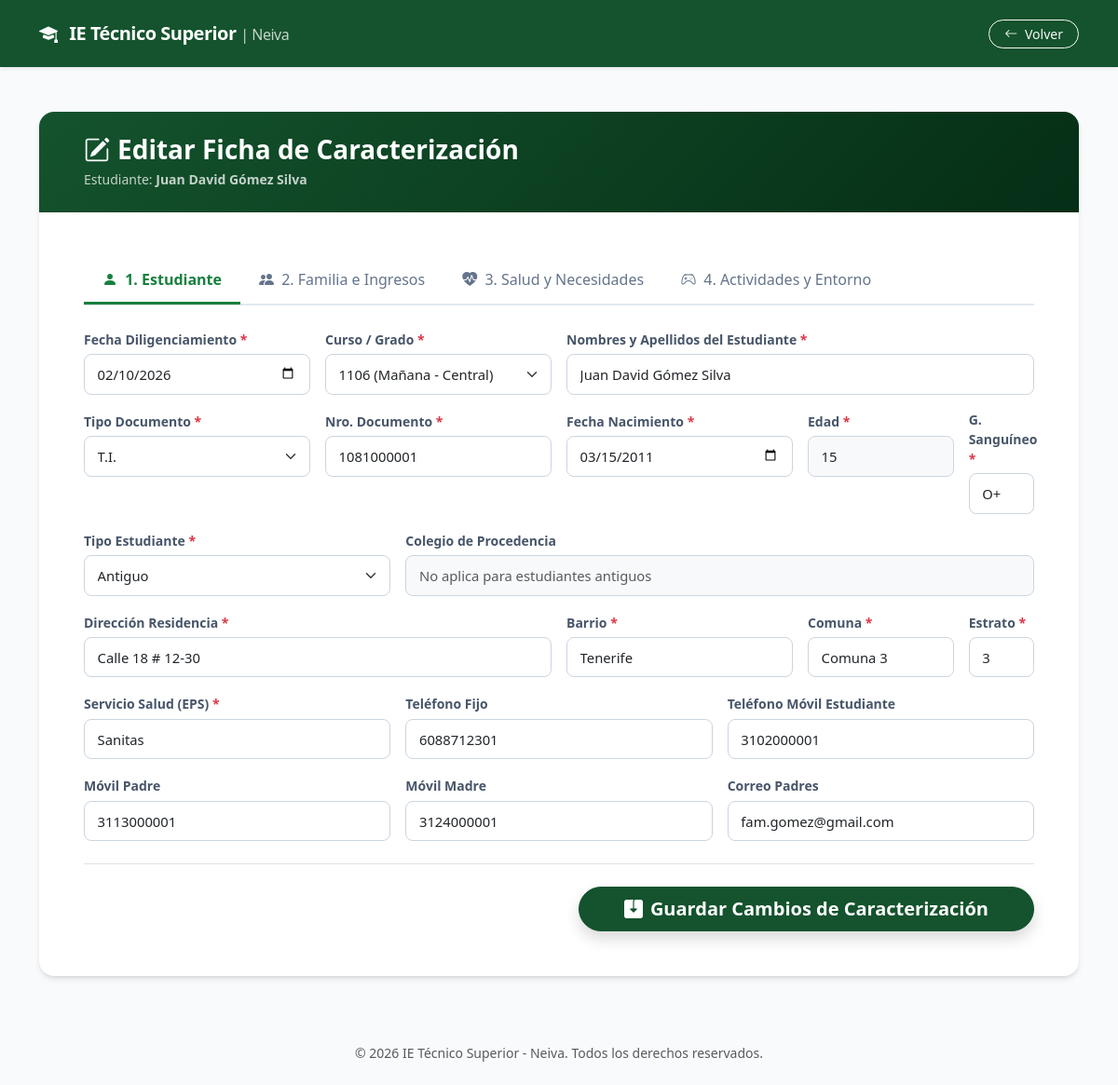
/administrador/editar_caracterizacion.php?id_ficha=20 (signed in), run on the app's committed database.
### tables this page shows
CREATE TABLE `fichas_caracterizacion` (
  `id_ficha` int(11) NOT NULL,
  `id_estudiante` int(11) NOT NULL,
  `id_curso` int(11) NOT NULL,
  `id_usuario_registro` int(11) NOT NULL,
  `fecha_diligenciamiento` date NOT NULL,
  `acudiente_nombre` varchar(120) NOT NULL,
  `acudiente_parentesco` varchar(50) NOT NULL,
  `medio_transporte` enum('Servicio Público','Vehículo familiar','Bicicleta','Motocicleta personal','Caminando','Pago Ruta') NOT NULL,
  `acompanamiento_jornada_contraria` enum('Hermanos','Uno de mis padres','Familiares','Otros no familiares','Normalmente solo') NOT NULL,
  `observaciones_orientacion` text DEFAULT NULL
);

CREATE TABLE `estudiantes` (
  `id_estudiante` int(11) NOT NULL,
  `tipo_documento` enum('RC','TI','CC','Otro') NOT NULL,
  `numero_documento` varchar(20) NOT NULL,
  `nombres_apellidos` varchar(150) NOT NULL,
  `fecha_nacimiento` date NOT NULL,
  `edad` tinyint(3) UNSIGNED NOT NULL,
  `grupo_sanguineo` varchar(5) NOT NULL,
  `tipo_estudiante` enum('Antiguo','Antiguo Repitente','Nuevo','Nuevo Repitente') NOT NULL,
  `colegio_procedencia` varchar(150) DEFAULT NULL,
  `direccion_residencia` varchar(150) NOT NULL,
  `barrio` varchar(80) NOT NULL,
  `comuna` varchar(10) NOT NULL,
  `estrato` tinyint(3) UNSIGNED NOT NULL,
  `servicio_salud` varchar(80) NOT NULL,
  `telefono_fijo` varchar(20) DEFAULT NULL,
  `telefono_movil` varchar(20) DEFAULT NULL,
  `email_padres` varchar(120) DEFAULT NULL,
  `tel_movil_padre` varchar(20) DEFAULT NULL,
  `tel_movil_madre` varchar(20) DEFAULT NULL,
  `activo` tinyint(1) NOT NULL DEFAULT 1,
  `creado_en` timestamp NULL DEFAULT current_timestamp()
);

CREATE TABLE `grados_cursos` (
  `id_curso` int(11) NOT NULL,
  `id_sede` int(11) NOT NULL,
  `nombre_curso` varchar(20) NOT NULL,
  `jornada` enum('Mañana','Tarde','Única') NOT NULL
);

CREATE TABLE `sedes` (
  `id_sede` int(11) NOT NULL,
  `nombre_sede` varchar(100) NOT NULL
);

### administrador/editar_caracterizacion.php (the view, shortened to what this page needs)
<?php
$conexion = conectarBD();
$id_ficha = isset($_GET['id_ficha']) ? intval($_GET['id_ficha']) : 0;
$sql_get_ficha = "SELECT f.*, e.*, fam.*, s.*, act.*, rec.*
                  FROM fichas_caracterizacion f
                  INNER JOIN estudiantes e ON f.id_estudiante = e.id_estudiante
                  LEFT JOIN datos_familiares_hogar fam ON f.id_ficha = fam.id_ficha
                  LEFT JOIN salud_estudiante s ON f.id_ficha = s.id_ficha
                  LEFT JOIN actividades_extracurriculares act ON f.id_ficha = act.id_ficha
                  LEFT JOIN recursos_tecnologicos_hogar rec ON f.id_ficha = rec.id_ficha
                  WHERE f.id_ficha = ? LIMIT 1";
$stmt_get = mysqli_prepare($conexion, $sql_get_ficha);
mysqli_stmt_bind_param($stmt_get, "i", $id_ficha);
mysqli_stmt_execute($stmt_get);
$data = mysqli_fetch_assoc(mysqli_stmt_get_result($stmt_get));
$cursos = [];
$res_cursos = mysqli_query($conexion, "SELECT c.id_curso, c.nombre_curso, c.jornada, s.nombre_sede FROM grados_cursos c INNER JOIN sedes s ON c.id_sede = s.id_sede ORDER BY c.nombre_curso ASC");
if ($res_cursos) {
    while ($row = mysqli_fetch_assoc($res_cursos)) {
        $cursos[] = $row;
    }
}
?>
<!DOCTYPE html>
<html lang="es">
<head>
    <link href="https://cdn.jsdelivr.net/npm/bootstrap@5.3.3/dist/css/bootstrap.min.css" rel="stylesheet">
    <link rel="stylesheet" href="https://cdn.jsdelivr.net/npm/bootstrap-icons@1.11.3/font/bootstrap-icons.min.css">
</head>
<body>
<nav class="navbar navbar-expand-lg navbar-dark shadow-sm py-3" style="background-color: var(--primary-color) !important;">
    <div class="container">
        <a class="navbar-brand fw-bold fs-5 text-white" href="#">
            <i class="bi bi-mortarboard-fill text-light me-2"></i> IE Técnico Superior <span class="fw-light fs-6 opacity-75">| Neiva</span>
        </a>
        <?php
            if (isset($_SESSION['rol']) && $_SESSION['rol'] === 'Profesor') {
                $url_volver = '../profesor/panel_profesor.php';
            } else {
                $url_volver = (isset($data['id_curso']) && $data['id_curso'] > 0)
                              ? "estudiantes_curso.php?id_curso=" . $data['id_curso']
                              : "grados.php";
            }
        ?>
        <a href="<?php echo $url_volver; ?>" class="btn btn-outline-light btn-sm px-3 rounded-pill">
            <i class="bi bi-arrow-left me-1"></i> Volver
        </a>
    </div>
</nav>
<div class="container py-5">
    <div class="card rounded-4 overflow-hidden">
        <div class="card-header card-header-title p-4 px-md-5">
            <h3 class="fw-bold mb-1"><i class="bi bi-pencil-square me-2 text-light"></i>Editar Ficha de Caracterización</h3>
            <p class="mb-0 small opacity-75">Estudiante: <strong><?php echo htmlspecialchars($data['nombres_apellidos']); ?></strong></p>
        </div>
        <div class="card-body p-4 p-md-5">
            <form method="POST" action="" class="needs-validation" id="formCaracterizacion" novalidate>
                <ul class="nav nav-tabs mb-4 flex-column flex-sm-row" id="fichaTab" role="tablist">
                    <li class="nav-item" role="presentation"><button class="nav-link active" id="estudiante-tab" data-bs-toggle="tab" data-bs-target="#estudiante" type="button"><i class="bi bi-person-fill me-1"></i> 1. Estudiante</button></li>
                    <li class="nav-item" role="presentation"><button class="nav-link" id="familia-tab" data-bs-toggle="tab" data-bs-target="#familia" type="button"><i class="bi bi-people-fill me-1"></i> 2. Familia e Ingresos</button></li>
                    <li class="nav-item" role="presentation"><button class="nav-link" id="salud-tab" data-bs-toggle="tab" data-bs-target="#salud" type="button"><i class="bi bi-heart-pulse-fill me-1"></i> 3. Salud y Necesidades</button></li>
                    <li class="nav-item" role="presentation"><button class="nav-link" id="actividades-tab" data-bs-toggle="tab" data-bs-target="#actividades" type="button"><i class="bi bi-controller me-1"></i> 4. Actividades y Entorno</button></li>
                </ul>
                <div class="tab-content" id="fichaTabContent">
                    <div class="tab-pane fade show active" id="estudiante">
                        <div class="row g-3">
                            <div class="col-md-3">
                                <label class="form-label fw-semibold required">Fecha Diligenciamiento</label>
                                <input type="date" name="fecha_diligenciamiento" class="form-control" value="<?php echo htmlspecialchars($data['fecha_diligenciamiento']); ?>" required>
                            </div>
                            <div class="col-md-3">
                                <label class="form-label fw-semibold required">Curso / Grado</label>
                                <select name="id_curso" class="form-select" required>
                                    <?php foreach ($cursos as $c): ?>
                                        <option value="<?php echo $c['id_curso']; ?>" <?php echo ($c['id_curso'] == $data['id_curso']) ? 'selected' : ''; ?>>
                                            <?php echo htmlspecialchars($c['nombre_curso'] . ' (' . $c['jornada'] . ' - ' . $c['nombre_sede'] . ')'); ?>
                                        </option>
                                    <?php endforeach; ?>
                                </select>
                            </div>
                            <div class="col-md-6">
                                <label class="form-label fw-semibold required">Nombres y Apellidos del Estudiante</label>
                                <input type="text" name="nombres_apellidos" class="form-control" value="<?php echo htmlspecialchars($data['nombres_apellidos']); ?>" required>
                            </div>
                            <div class="col-md-3">
                                <label class="form-label fw-semibold required">Tipo Documento</label>
                                <select name="tipo_documento" class="form-select" required>
                                    <option value="TI" <?php echo ($data['tipo_documento'] == 'TI') ? 'selected' : ''; ?>>T.I.</option>
                                </select>
                            </div>
                            <div class="col-md-3">
                                <label class="form-label fw-semibold required">Nro. Documento</label>
                                <input type="text" name="numero_documento" class="form-control" value="<?php echo htmlspecialchars($data['numero_documento']); ?>" required inputmode="numeric" oninput="this.value = this.value.replace(/[^0-9]/g, '')">
                            </div>
                            <div class="col-md-3">
                                <label class="form-label fw-semibold required">Fecha Nacimiento</label>
                                <input type="date" name="fecha_nacimiento" id="fecha_nacimiento" class="form-control" value="<?php echo htmlspecialchars($data['fecha_nacimiento']); ?>" required onchange="calcularEdad()">
                            </div>
                            <div class="col-md-2">
                                <label class="form-label fw-semibold required">Edad</label>
                                <input type="number" name="edad" id="edad" class="form-control bg-light" value="<?php echo htmlspecialchars($data['edad']); ?>" required readonly tabindex="-1" style="pointer-events: none;">
                            </div>
                            <div class="col-md-1">
                                <label class="form-label fw-semibold required">G. Sanguíneo</label>
                                <input type="text" name="grupo_sanguineo" class="form-control" value="<?php echo htmlspecialchars($data['grupo_sanguineo']); ?>" required>
                            </div>
                            <div class="col-md-4">
                                <label class="form-label fw-semibold required">Tipo Estudiante</label>
                                <select name="tipo_estudiante" id="tipo_estudiante" class="form-select" required onchange="validarColegioProcedencia()">
                                    <option value="Antiguo" <?php echo ($data['tipo_estudiante'] == 'Antiguo') ? 'selected' : ''; ?>>Antiguo</option>
                                </select>
                            </div>
                            <div class="col-md-8">
                                <label class="form-label fw-semibold">Colegio de Procedencia</label>
                                <input type="text" name="colegio_procedencia" id="colegio_procedencia" class="form-control" value="<?php echo htmlspecialchars($data['colegio_procedencia'] ?? ''); ?>">
                            </div>
                            <div class="col-md-6">
                                <label class="form-label fw-semibold required">Dirección Residencia</label>
                                <input type="text" name="direccion_residencia" class="form-control" value="<?php echo htmlspecialchars($data['direccion_residencia']); ?>" required>
                            </div>
                            <div class="col-md-3">
                                <label class="form-label fw-semibold required">Barrio</label>
                                <input type="text" name="barrio" class="form-control" value="<?php echo htmlspecialchars($data['barrio']); ?>" required>
                            </div>
                            <div class="col-md-2">
                                <label class="form-label fw-semibold required">Comuna</label>
                                <input type="text" name="comuna" id="comuna" class="form-control" value="<?php echo htmlspecialchars($data['comuna']); ?>" required inputmode="numeric" oninput="this.value = this.value.replace(/[^0-9]/g, '')">
                            </div>
                            <div class="col-md-1">
                                <label class="form-label fw-semibold required">Estrato</label>
                                <input type="number" name="estrato" id="estrato" class="form-control" value="<?php echo htmlspecialchars($data['estrato']); ?>" required min="1" max="6" inputmode="numeric" oninput="this.value = this.value.replace(/[^0-9]/g, '')">
                            </div>
                            <div class="col-md-4">
                                <label class="form-label fw-semibold required">Servicio Salud (EPS)</label>
                                <input type="text" name="servicio_salud" class="form-control" value="<?php echo htmlspecialchars($data['servicio_salud']); ?>" required oninput="this.value = this.value.replace(/[0-9]/g, '')">
                            </div>
                            <div class="col-md-4">
                                <label class="form-label fw-semibold">Teléfono Fijo</label>
                                <input type="text" name="telefono_fijo" class="form-control" value="<?php echo htmlspecialchars($data['telefono_fijo'] ?? ''); ?>" inputmode="numeric" oninput="this.value = this.value.replace(/[^0-9]/g, '')">
                            </div>
                            <div class="col-md-4">
                                <label class="form-label fw-semibold">Teléfono Móvil Estudiante</label>
                                <input type="text" name="telefono_movil" class="form-control" value="<?php echo htmlspecialchars($data['telefono_movil'] ?? ''); ?>" inputmode="numeric" oninput="this.value = this.value.replace(/[^0-9]/g, '')">
                            </div>
                            <div class="col-md-4">
                                <label class="form-label fw-semibold">Móvil Padre</label>
                                <input type="text" name="tel_movil_padre" class="form-control" value="<?php echo htmlspecialchars($data['tel_movil_padre'] ?? ''); ?>" inputmode="numeric" oninput="this.value = this.value.replace(/[^0-9]/g, '')">
                            </div>
                            <div class="col-md-4">
                                <label class="form-label fw-semibold">Móvil Madre</label>
                                <input type="text" name="tel_movil_madre" class="form-control" value="<?php echo htmlspecialchars($data['tel_movil_madre'] ?? ''); ?>" inputmode="numeric" oninput="this.value = this.value.replace(/[^0-9]/g, '')">
                            </div>
                            <div class="col-md-4">
                                <label class="form-label fw-semibold">Correo Padres</label>
                                <input type="email" name="email_padres" class="form-control" value="<?php echo htmlspecialchars($data['email_padres'] ?? ''); ?>">
                            </div>
                        </div>
                    </div>
                </div>
                <div class="border-top pt-4 mt-4 d-flex justify-content-end">
                    <button type="submit" name="actualizar_ficha" class="btn btn-institutional btn-lg fw-bold rounded-pill px-5 shadow">
                        <i class="bi bi-save2-fill me-2"></i>Guardar Cambios de Caracterización
                    </button>
                </div>
            </form>
        </div>
    </div>
</div>
<footer class="text-center py-4 text-muted small">
    &copy; <?php echo date('Y'); ?> IE Técnico Superior - Neiva. Todos los derechos reservados.
</footer>
</body>
</html>

### administrador/editar_caracterizacion.php (style rules this page uses)
:root { --primary-color: #14532d; --primary-hover: #166534; --accent-color: #15803d; --bg-color: #f8fafc; }
body { background-color: var(--bg-color); font-family: 'Segoe UI', system-ui, -apple-system, sans-serif; color: #334155; }
.navbar-brand { letter-spacing: -0.5px; }
.card { border: none; box-shadow: 0 4px 6px -1px rgb(0 0 0 / 0.1), 0 2px 4px -2px rgb(0 0 0 / 0.1); }
.card-header-title { background: linear-gradient(135deg, #14532d 0%, #052e16 100%); color: white; }
.nav-tabs { border-bottom: 2px solid #e2e8f0; }
.nav-tabs .nav-link { color: #64748b; font-weight: 500; border: none; padding: 0.75rem 1.25rem; transition: all 0.2s ease-in-out; }
.nav-tabs .nav-link.active { color: var(--accent-color); background: transparent; font-weight: 600; border-bottom: 3px solid var(--accent-color); }
.form-label { font-size: 0.875rem; color: #475569; margin-bottom: 0.35rem; }
.form-control, .form-select { padding: 0.6rem 0.85rem; font-size: 0.925rem; border-color: #cbd5e1; border-radius: 0.5rem; }
.btn-institutional { background-color: var(--primary-color); border-color: var(--primary-color); color: #ffffff; }
.form-label.required::after { content: " *"; color: #dc3545; font-weight: bold; }

### data on the page
fichas_caracterizacion: id_estudiante.nombres_apellidos "Juan David Gómez Silva", fecha_diligenciamiento "02/10/2026", id_curso "1106 (Mañana - Central)", nombres_apellidos "Juan David Gómez Silva", numero_documento "1081000001", fecha_nacimiento "03/15/2011", edad "15", grupo_sanguineo "O+", direccion_residencia "Calle 18 # 12-30", barrio "Tenerife", comuna "Comuna 3", estrato "3", servicio_salud "Sanitas", telefono_fijo "6088712301", telefono_movil "3102000001", tel_movil_padre "3113000001", tel_movil_madre "3124000001", email_padres "fam.gomez@gmail.com"
estudiantes: tipo_documento "T.I.", tipo_estudiante "Antiguo"
